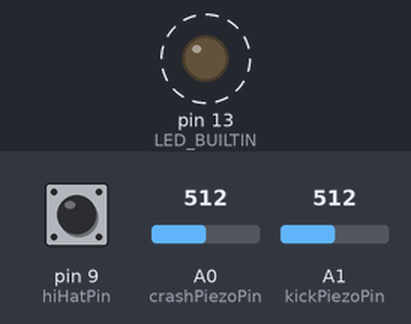
This program was run on a simulated Arduino Uno, built with avr-gcc and run on an emulated ATmega328P. On the bench: output pins drawn as LEDs (lit = HIGH). Dashed ring = blinking. The inputs (shaded band) are chosen by the test bench; at power-on: A1 (kickPiezoPin) = 512, pin 9 (hiHatPin) HIGH, A0 (crashPiezoPin) = 512. What the program prints to the serial monitor is not drawn.

Above: at 1.2 s.
1.3 s: A1 (kickPiezoPin) set to 731
4.3 s: A1 (kickPiezoPin) set to 764
Timing chart, 0 to 17.3 s (numbered marks = the images above; inputs shaded):
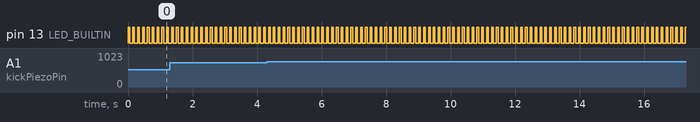

Measured:
- by itself, pin 13 (LED_BUILTIN): alternates HIGH for 0.05 s and LOW for 0.10 s

The program:

main.cpp
```cpp
#include <Arduino.h>

int hiHatPin = 9;
int crashPiezoPin = A0;
int kickPiezoPin = A1;

const int kickThreshold = 750;
const int crashThreshold = 800;

int crashReading = 0;
int kickReading = 0;
int buttonReading = 0;

int buttonState = LOW;

bool debug = false;

void setup()
{
  pinMode(hiHatPin, INPUT_PULLUP);
  pinMode(crashPiezoPin, INPUT);
  pinMode(kickPiezoPin, INPUT);

  Serial.begin(9600);

  pinMode(LED_BUILTIN, OUTPUT);
}

void loop()
{

  // for testing
  digitalWrite(LED_BUILTIN, HIGH); // turn the LED on (HIGH is the voltage level)
  delay(50);                       // wait for a second
  digitalWrite(LED_BUILTIN, LOW);

  crashReading = analogRead(crashPiezoPin);
  kickReading = analogRead(kickPiezoPin);
  buttonReading = digitalRead(hiHatPin);

  if (crashReading >= crashThreshold)
  {
    Serial.println("Crash!");
  }

  if (kickReading >= kickThreshold)
  {
    Serial.println("Kick!");
  }

  if (buttonReading == LOW) {
    Serial.println("HiHat!");
  }
  if (debug)
  {
    Serial.println("");
    Serial.print("crashReading: ");
    Serial.println(crashReading);
    Serial.print("kickReading: ");
    Serial.println(kickReading);
    Serial.print("buttonReading: ");
    Serial.println(buttonReading);
  }

  delay(100);

}
```
